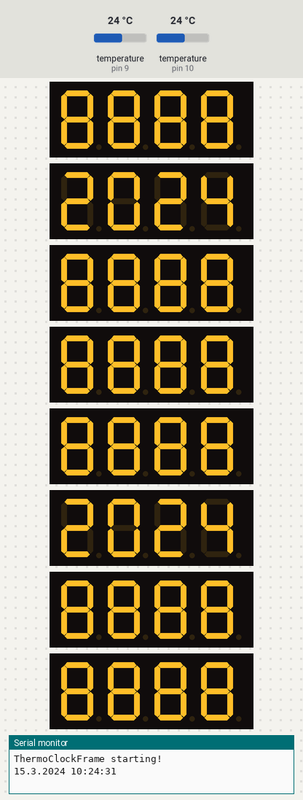
Simulated run of this sketch. Board: Arduino Uno, built with avr-gcc and run on an emulated ATmega328P. On the bench: 8 × 4-digit seven-segment display, the last lines printed to the serial monitor. Inputs (shaded band) come from the test bench; at power-on: temperature (sensors on pin 9, pin 10) 24 °C. The local clock reads 2024-03-15 10:24:30 at power-on unless the sketch sets it.

Above: at 3.9 s.
4.0 s: temperature (sensor on pin 9) set to 12 °C
At 5.5 s:
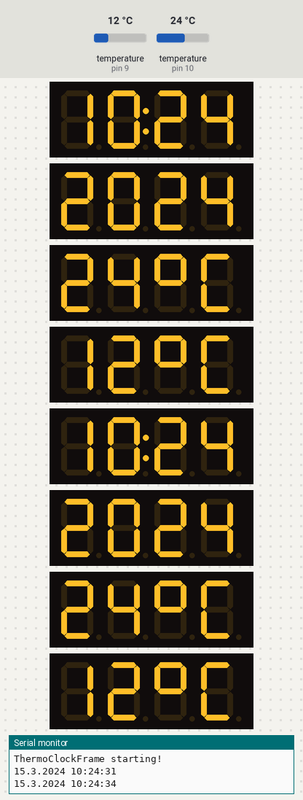
7.2 s: temperature (sensor on pin 10) set to 12 °C
At 9.2 s:
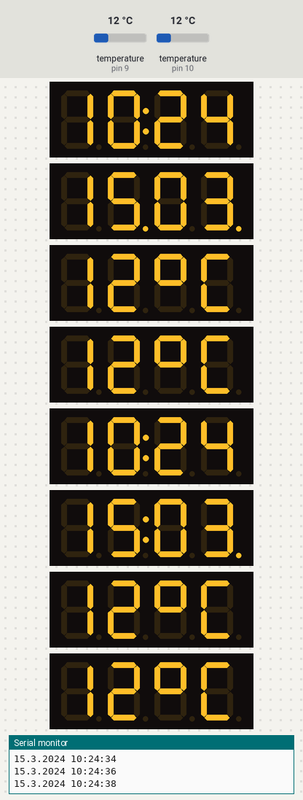
9.5 s: temperature (sensor on pin 9) set to 19 °C
At 10.8 s:
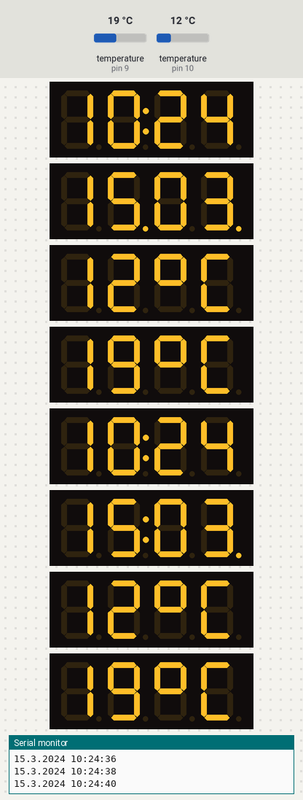
11.7 s: temperature (sensor on pin 10) set to 19 °C
At 13.4 s:
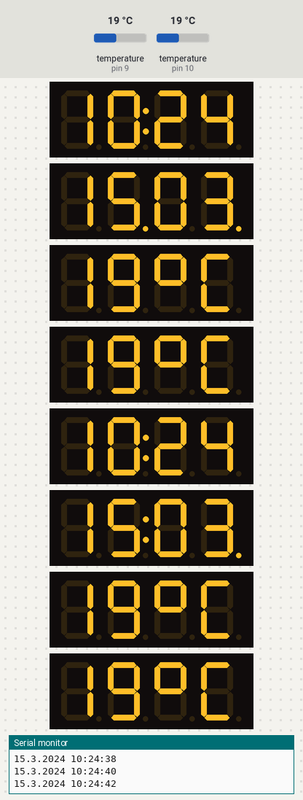
13.7 s: temperature (sensor on pin 9) set to 28 °C
At 15.1 s:
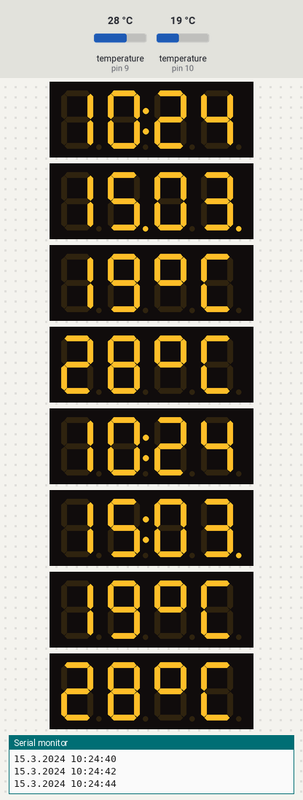
15.9 s: temperature (sensor on pin 10) set to 28 °C
At 16.8 s:
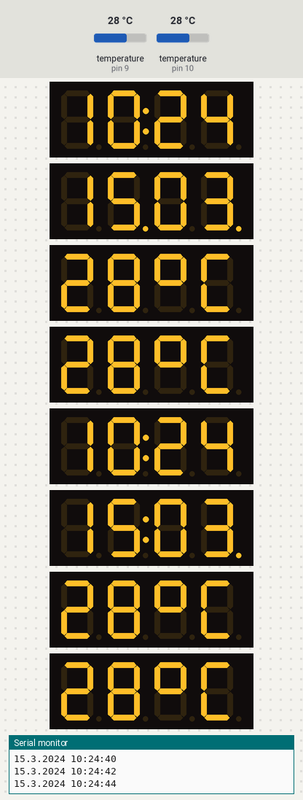
Timing chart, 0 to 18.9 s (numbered marks = the images above; inputs shaded):
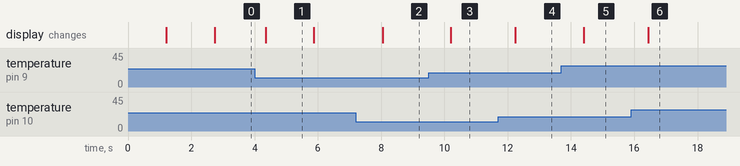

Measured:
- after the input at 7.2 s, the display: changes after 0.85 s (image 2)
- after the input at 9.5 s, the display: changes after 0.70 s (image 3)
- after the input at 11.7 s, the display: changes after 0.54 s (image 4)
- after the input at 13.7 s, the display: changes after 0.70 s (image 5)
- after the input at 15.9 s, the display: changes after 0.54 s (image 6)
- what the display in image 1 shows lasts 1.5 s, from 4.4 s to 5.9 s

The sketch:

ThermoClockFrame.ino
```cpp
#include <Wire.h>
#include <ds3231.h>

#include <HT16K33.h>
#include <TM1637Display.h>

#include <OneWire.h>
#include <DallasTemperature.h>


// Pin definitions
#define DIO_C 4  // clock display DIO
#define CLK_C 5  // clock display CLK
#define DIO_D 6  // date display DIO
#define CLK_D 7  // date display CLK
#define DIO_T1 A3 // temp display DIO
#define CLK_T1 A2 // temp display CLK
#define DIO_T2 A1 // temp2 display DIO
#define CLK_T2 A0 // temp2 display CLK
#define BUS_T1 10 // temp sensor bus
#define BUS_T2 9  // temp2 sensor bus
#define BTN_PLUS  15  // button increase minutes (0 = not connected)
#define BTN_MINUS 14  // button decrease minutes (0 = not connected)
#define BTN_MOD   16  // button set day instead of minutes (0 = not connected)

// Time settings
#define TIME_24_HOUR true
#define TIME_ZONE    1 // (0=UTC, 1=MEZ)

// Object init
const uint8_t SEG_DEG = SEG_A | SEG_B | SEG_F | SEG_G;  // °
const uint8_t SEG_CEL = SEG_A | SEG_F | SEG_E | SEG_D;  // C
const uint8_t SEG_DEG_CEL[] = { SEG_DEG, SEG_CEL };

HT16K33       display2_c(0x70);
HT16K33       display2_d(0x71);
HT16K33       display2_t1(0x72);
HT16K33       display2_t2(0x73);
TM1637Display display_c(CLK_C, DIO_C);
TM1637Display display_d(CLK_D, DIO_D);
TM1637Display display_t1(CLK_T1, DIO_T1);
TM1637Display display_t2(CLK_T2, DIO_T2);

OneWire oneWire1(BUS_T1);
DallasTemperature sensor1(&oneWire1);
OneWire oneWire2(BUS_T2);
DallasTemperature sensor2(&oneWire2);

struct ts t;

// Start off at 0:00:00 as a signal that the time should be read from
// the DS1307 to initialize it.
int years   = 0;
int months  = 0;
int days    = 0;
int hours   = 0;
int minutes = 0;
int seconds = 0;
bool blinkColon = false;
bool saveTime   = false;
unsigned long lastSecUpdate = 0;

// Buttons
bool btnState; // for Debounce
bool lastBtnState  = LOW;
bool lastBtnModState = LOW;
int  debounceDelay = 50;
unsigned long lastDebounceTime = 0;
unsigned long startLow1;          // speichert Millis sobald der Button gedrückt wird
unsigned long startLowEachPlus1;  // speichert Zeit (Millis) wann das nächste mal automatisch erhöht werden soll
bool checkLongPress      = false; // damit der Code für automatisches Hochzählen nur ausgeführt wird, wenn der Button runter gedrückt wird. Ist entweder true oder false
int  waitMillisTillLong  = 300;   // wie lange nach runter drücken gewartet werden soll, bis automatisches hochzählen beginnt
int  waitMillisAfterEach = 100;   // alle wie viel Millis automatisch hochgezählt wird

// With the HT16K33 library, it does not seem to be possible to write
// custom chars and decimal points while using the pre-defined displayInt(),
// as it is possible in TM1637 with showNumberDecEx().
// That's why, the following helper functions are necessary for this display type.
  void HT16K33_date(int days, int months, uint8_t *ar) {
    uint8_t d[2];
    HT16K33_2digit(days, d);
    uint8_t m[2];
    HT16K33_2digit(months, m);
    ar[0] = d[0]; ar[1] = d[1]|SEG_DP;
    ar[2] = m[0]; ar[3] = m[1]|SEG_DP;
  }
  void HT16K33_temp(int temp, uint8_t *ar) {
    uint8_t t[2];
    HT16K33_2digit(temp, t);
    ar[0] = t[0]; ar[1] = t[1];
    ar[2] = SEG_DEG; ar[3] = SEG_CEL;
  }
  void HT16K33_2digit(uint8_t val, uint8_t *ar2) {
    if(val <= 9) {
      ar2[0] = HT16K33_digit(0);
      ar2[1] = HT16K33_digit(val);
    } else {
      String strVal = String(val);
      ar2[0] = HT16K33_digit(String(strVal[0]).toInt());
      ar2[1] = HT16K33_digit(String(strVal[1]).toInt());
    }
  }
  uint8_t HT16K33_digit(uint8_t val) {
    if(val == 0)      return SEG_A|SEG_B|SEG_C|SEG_D|SEG_E|SEG_F;
    else if(val == 1) return SEG_B|SEG_C;
    else if(val == 2) return SEG_A|SEG_B|SEG_G|SEG_E|SEG_D;
    else if(val == 3) return SEG_A|SEG_B|SEG_C|SEG_D|SEG_G;
    else if(val == 4) return SEG_F|SEG_G|SEG_B|SEG_C;
    else if(val == 5) return SEG_A|SEG_F|SEG_G|SEG_C|SEG_D;
    else if(val == 6) return SEG_A|SEG_F|SEG_E|SEG_D|SEG_C|SEG_G;
    else if(val == 7) return SEG_A|SEG_B|SEG_C;
    else if(val == 8) return SEG_A|SEG_B|SEG_C|SEG_D|SEG_E|SEG_F|SEG_G;
    else if(val == 9) return SEG_A|SEG_B|SEG_C|SEG_D|SEG_F|SEG_G;
  }

void setup() {
  Serial.begin(9600);
  delay(1000);  // wait for Serial
  Serial.println("ThermoClockFrame starting!");

  // Setup buttons
  if(BTN_PLUS)  pinMode(BTN_PLUS, INPUT_PULLUP);
  if(BTN_MINUS) pinMode(BTN_MINUS, INPUT_PULLUP);
  if(BTN_MOD)   pinMode(BTN_MOD, INPUT_PULLUP);

  // Setup the displays
  display2_c.begin();
  display2_c.displayOn();
  display2_c.displayInt(8888);
  display2_d.begin();
  display2_d.displayOn();
  display2_d.displayInt(8888);
  display2_t1.begin();
  display2_t1.displayOn();
  display2_t1.displayInt(8888);
  display2_t2.begin();
  display2_t2.displayOn();
  display2_t2.displayInt(8888);
  ///
  display_c.setBrightness(6);
  display_c.clear();
  display_c.showNumberDecEx(8888, 0b00000000, false, 4, 0);
  display_d.setBrightness(6);
  display_d.clear();
  display_d.showNumberDecEx(8888, 0b00000000, false, 4, 0);
  display_t1.setBrightness(3);
  display_t1.clear();
  display_t1.showNumberDecEx(8888, 0b00000000, false, 4, 0);
  display_t2.setBrightness(3);
  display_t2.clear();
  display_t2.showNumberDecEx(8888, 0b00000000, false, 4, 0);

  // Setup the temp sensors
  sensor1.begin();
  sensor2.begin();

  // Setup the real-time clock
  Wire.begin();
  DS3231_init(DS3231_INTCN);

  // Set the clock if it hasn't been set before
  bool setClockTime = false; ///////////////////
  if(setClockTime) {
    Serial.println("Setting real-time clock time!");
    t.hour=18; t.min=54; t.sec=10;
    t.mday=9; t.mon=3; t.year=2026;
    DS3231_set(t);
  }

  // Initial time read
  readTime();
  lastSecUpdate = millis();

  // Initial temp read
  sensor1.requestTemperatures();
  sensor2.requestTemperatures();
}

void readTime() {
  for(int i = 0; i < 3; i ++) {
    // Get the time from the clock
    DS3231_get(&t);
    // Now set the hours and minutes
    Serial.println(
      String(t.mday)+"."+String(t.mon)+"."+String(t.year)
      +" "+String(t.hour)+":"+String(t.min)+":"+String(t.sec)
    );
    years   = t.year;
    months  = t.mon;
    days    = t.mday;
    hours   = t.hour;
    minutes = t.min;
    seconds = t.sec;
    // Apply CET daylight saving time (CEST)
    if(isInDst(years, months, days, hours)) {
      hours += 1;
    }
    // Validity check
    if(t.year > 2000 && t.year < 2165) return;
    Serial.println("Got invalid date from RTC... trying again.");
    delay(500);
  }
  if(t.year == 1900) {
    // RTC was resetted (e.g. battery removed)
    // jump to min year
    t.year = 2026;
    DS3231_set(t);
    Serial.println("Setted year to "+String(t.year));
  }
}

bool isInDst(int year, int month, int day, int hour) {
  if(month < 3 || month > 10)
    return false; // keine Sommerzeit in Jan, Feb, Nov, Dez
  if(month > 3 && month < 10)
    return true;  // Sommerzeit in Apr, Mai, Jun, Jul, Aug, Sep

  if(month == 3 && (hour + 24 * day) >= (1 + TIME_ZONE + 24 * (31 - (5 * year / 4 + 4) % 7))
  || month == 10 && (hour + 24 * day) < (1 + TIME_ZONE + 24 * (31 - (5 * year / 4 + 1) % 7)))
    return true;
  else
    return false;
}

int maxMonthDay(int month) {
  if(month == 1 || month == 3 || month == 5 || month == 7 || month == 9 || month == 11)
    return 31;
  else
    return 30;
}

void loop() {
  // Buttons
  int readingPlus = digitalRead(BTN_PLUS);
  int readingMinus = digitalRead(BTN_MINUS);
  boolean reading = readingPlus==LOW || readingMinus==LOW;
  if(reading != lastBtnState) { // debounce
    lastDebounceTime = millis();
  }
  if((millis() - lastDebounceTime) > debounceDelay) { // debounce
    if(reading != btnState) { // debounce
      btnState = reading;  // debounce
      if(btnState) {  // debounce. LOW wenn Pull-Up genutzt wird. Bei Pull-Down muss es auf HIGH geändert werden

        startLow1 = millis(); // Millis zum Zeitpunkt, wenn der Button gedrückt wird
        startLowEachPlus1 = (millis() + waitMillisTillLong);  // Millis, wann das erste mal automatisch hochgezählt werden soll
        checkLongPress = true; // schaltet den "Modus" ein, so dass geprüft wird, ob der Button länger als x millis gedrückt wurde

        if(digitalRead(BTN_MOD) == HIGH) {
          if(readingPlus) minutes += 1;
          else minutes -= 1;
          seconds = 1;
        } else {
          if(readingPlus) days += 1;
          else days -= 1;
        }
        saveTime = true;

      } else {

        checkLongPress = false; // Modus zum prüfen ob lange gedrückt wurde wieder ausschalten

      }
    }
  }
  lastBtnState = reading; // debounce

  if(checkLongPress == true) { // wenn der Button runter gedrückt wurde, wird angefangen zu prüfen
    if(millis() - startLow1 > waitMillisTillLong) {  // nach der eingestellten Zeit wird wird etwas erstmals ausgeführt
      if(millis() - startLowEachPlus1 > waitMillisAfterEach) { // nach eingestellter Zeit für automatisches Hochzählen wird das hier ausgeführt
        startLowEachPlus1 = startLowEachPlus1 + waitMillisAfterEach;  // Zeit hochsetzen für nächtes Automatisches erhöhen

        if(digitalRead(BTN_MOD) == HIGH) {
          if(readingPlus) minutes += 1;
          else minutes -= 1;
          seconds = 1;
        } else {
          if(readingPlus) days += 1;
          else days -= 1;
        }
        saveTime = true;
      }
    }
  }


  // Check if it's the top of the hour and get a new time reading
  // from the DS1307.  This helps keep the clock accurate by fixing
  // any drift.
  ///if(minutes == 0 && seconds == 0) {
  ///  readTime();
  ///}

  unsigned long currentMillis = millis();
  if(currentMillis - lastSecUpdate >= 2000) {
    lastSecUpdate = currentMillis;
    // Now increase the seconds by one.
    // Unfortunately, this is way too unprecise...
    ///seconds += 1;

    // ...so we query RTC every ~2 secs
    if(!checkLongPress) {
      readTime();

      sensor1.requestTemperatures();
      sensor2.requestTemperatures();
    }

    // Blink the colon by flipping its value every loop iteration
    // (which happens every second).
    ///blinkColon = !blinkColon;
    ///clockDisplay.drawColon(blinkColon);
  }

  // If the seconds go above 59 then the minutes should increase and
  // the seconds should wrap back to 0.
  if(seconds > 59) {
    seconds = 0;
    minutes += 1;
  }
    // Again if the minutes go above 59 then the hour should increase and
    // the minutes should wrap back to 0.
    if(minutes > 59) {
      minutes = 0;
      hours += 1;
    }
    // Note that when the minutes are 0 (i.e. it's the top of a new hour)
    // then the start of the loop will read the actual time from the DS1307
    // again.  Just to be safe though we'll also increment the hour and wrap
    // back to 0 if it goes above 23 (i.e. past midnight).
    if(hours > 23) {
      hours = 0;
      days += 1;
    }
    if(days > maxMonthDay(months)) {
      days = 1;
      months += 1;
    }
    if(months > 12) {
      months = 1;
      years += 1;
    }

  // If the seconds go below 0 then the minutes should decrease and
  // the seconds should wrap back to 59.
  if(seconds < 0) {
    seconds = 59;
    minutes -= 1;
  }
    // Again if the minutes go below 0 then the hour should decrease and
    // the minutes should wrap back to 59.
    if(minutes < 0) {
      minutes = 59;
      hours -= 1;
    }
    if(hours < 0) {
      hours = 23;
      days -= 1;
    }
    if(days < 1) {
      days = maxMonthDay(months - 1);
      months -= 1;
    }
    if(months < 1) {
      months = 12;
      years -= 1;
    }

  int displayHours = hours;
  int displayMinutes = minutes;
  // Do 24 hour to 12 hour format conversion when required.
  if(!TIME_24_HOUR) {
    // Handle when hours are past 12 by subtracting 12 hours (1200 value).
    if(displayHours > 12) {
      displayHours -= 12;
    }
    // Handle hour 0 (midnight) being shown as 12.
    else if(displayHours == 0) {
      displayHours += 12;
    }
  }
  if(lastBtnModState == LOW && digitalRead(BTN_MOD) == HIGH) {
    // Now print the year value to the display after releasing the MOD button.
    display2_d.displayInt(years);
    ///
    display_d.showNumberDecEx(years, 0b00000000, true, 4, 0);
    delay(1500);
  } else {
    // Now print the date value to the display.
    uint8_t ar[4];
    HT16K33_date(days, months, ar);
    display2_d.displayRaw(ar);
    ///
    display_d.showNumberDecEx(days,   0b01010000, true, 2, 0);
    display_d.showNumberDecEx(months, 0b01010000, true, 2, 2);
  }
  lastBtnModState = digitalRead(BTN_MOD);

  // Now print the time value to the display.
  display2_c.displayTime(displayHours, displayMinutes, true, false);
  ///
  display_c.showNumberDecEx(displayHours, 0b01000000, true, 2, 0);
  display_c.showNumberDecEx(displayMinutes, 0b00000000, true, 2, 2);

  // Store updated time in RTC if changed via button
  if(saveTime) {
    saveTime = false;
    // Check CET daylight saving time (CEST)
    if(isInDst(years, months, days, hours)) {
      t.hour = hours -1;
    } else {
      t.hour = hours;
    }
    t.min  = minutes;
    t.sec  = seconds;
    t.mday = days;
    t.mon  = months;
    t.year = years;
    DS3231_set(t);
  }

  // Now print the temp value to the display.
  int t1 = sensor1.getTempCByIndex(0);
  if(t1 == -127) t1 = 22; if(t1 < -9) t1 = -9;
  int t2 = sensor2.getTempCByIndex(0);
  if(t2 == -127) t2 = 22; if(t2 < -9) t2 = -9;
  ///
  uint8_t ar[4];
  HT16K33_temp(t1, ar);
  display2_t1.displayRaw(ar);
  HT16K33_temp(t2, ar);
  display2_t2.displayRaw(ar);
  ///
  display_t1.showNumberDecEx(t1, 0b00000000, false, 2, 0);
  display_t1.setSegments(SEG_DEG_CEL, 2, 2);
  display_t2.showNumberDecEx(t2, 0b00000000, false, 2, 0);
  display_t2.setSegments(SEG_DEG_CEL, 2, 2);
}
```
